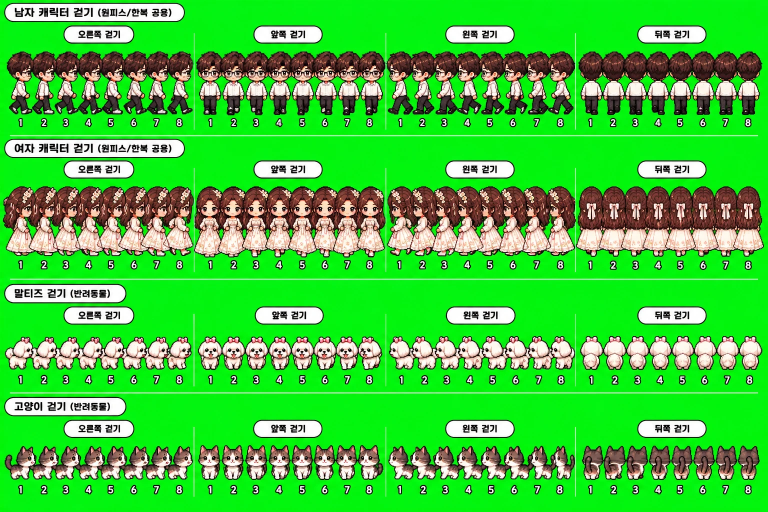
#> input picture parts-raw/sheet_walk.webp, 1536 x 1024 px (shown at 1/2 size)
$ python walk_heads.py
#> lines starting #> are read from the running program, lines starting #| are printed output that depends on the picture
### tools/chroma.py
"""초록 배경(#00FF00) 이미지를 투명 PNG로 바꾸고, 캐릭터만 꼭 맞게 잘라낸다.

사용법:
  python tools/chroma.py 입력.webp 출력.png            # 캐릭터 1명
  python tools/chroma.py 입력.webp 출력.png --split 2  # 나란히 선 여러 명을 각각 저장 (출력-1.png, 출력-2.png)
"""
import argparse
import sys
from pathlib import Path

from PIL import Image


def key_out(img):
    """초록 배경을 투명하게, 가장자리의 초록 번짐을 제거한다."""
    img = img.convert('RGBA')
    px = img.load()
    w, h = img.size
#> w = 1536; h = 1024
    for y in range(h):
        for x in range(w):
            r, g, b, a = px[x, y]
            dom = g - max(r, b)
            if g > 120 and dom > 60:
                px[x, y] = (0, 0, 0, 0)
            elif dom > 25:
                # 경계에 남은 초록빛 제거 (despill) + 살짝 투명하게
                g2 = max(r, b)
                alpha = max(0, min(255, int(255 * (1 - (dom - 25) / 60))))
                px[x, y] = (r, g2, b, alpha)
    return img


# [99 lines left out: functions column_runs, split_widest, drop_specks, crop_tight, main, not called in this run]


# [2 lines that do not run on import are left out]

### tools/walk_heads.py
"""걷기용 옆·뒤 머리 (걷기 시트에서).

- long : 여자 줄의 머리 (긴 머리). 옆·뒤 그대로.
- short: 뒤 = 남자 줄 뒤통수 / 옆 = 여자 옆얼굴에서 목 아래 머리를 자르고 꽃핀을 머리색으로 덮음
         (남자 옆얼굴은 안경이 그려져 있어서 쓰지 않음)
옆모습은 왼쪽을 보는 그림 하나만 저장 → 오른쪽은 실행 중에 뒤집는다.
결과: public/parts/walk/hd_<long|short>_<side|back>.png, parts.json "walkHeads" (anchor = 목 위치)

사용법: python tools/walk_heads.py
"""
import json
import sys
from pathlib import Path

from PIL import Image

sys.path.insert(0, str(Path(__file__).parent))
from chroma import key_out, drop_specks  # noqa: E402
from split_sheet import components  # noqa: E402
from cut_bodies import is_hair  # noqa: E402

ROOT = Path(__file__).resolve().parent.parent
OUT = ROOT / 'public' / 'parts'
ROWS = {'m': ((95, 240), 247, 104 / 247), 'f': ((360, 530), 224, 104 / 224)}
GROUPS = {'right': (0, 388), 'left': (770, 1152), 'up': (1152, 1536)}


def lum(p):
    return 0.299 * p[0] + 0.587 * p[1] + 0.114 * p[2]


def hairish(p):
    return p[0] >= p[1] >= p[2] - 8 and p[0] - p[2] > 20 and lum(p) < 150


def skinp(p):
    return p[3] > 150 and p[0] > 190 and p[1] > 135 and p[0] - p[2] > 30 and p[0] >= p[1] >= p[2] - 10


# [322 lines left out: functions heads_in, mirror_back, merge_side, face_region, swap_face, side_face_points and 2 more, not called in this run]


NECK_AT = 0.68   # 얼굴 앞선→귀 사이에서 목이 붙는 위치


# [37 lines left out: functions side_anchor, shorten, not called in this run]


def main():
    sys.stdout.reconfigure(encoding='utf-8')
    sheet = key_out(Image.open(ROOT / 'parts-raw' / 'sheet_walk.webp'))
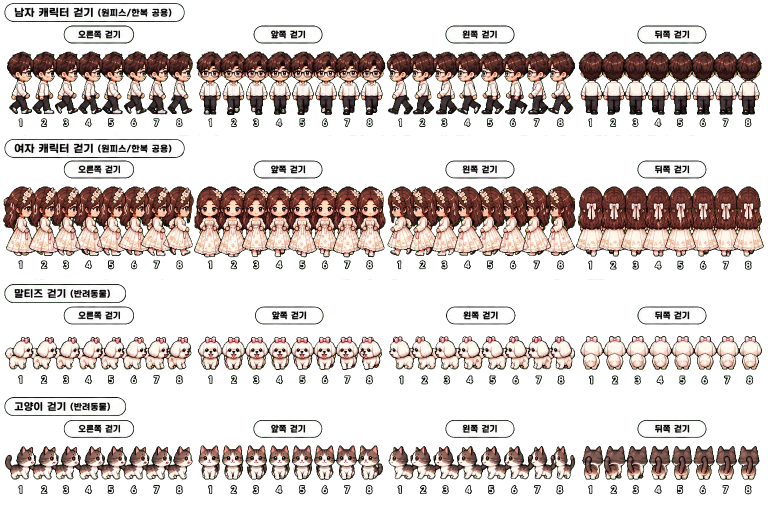
#> sheet: PIL image 1536x1024 RGBA (shown at 1/2 size); mean R, G, B, A 58.6, 50.6, 47.4, 97.1; transparent parts drawn white
#> (the run stopped early here; a loop or call above may not have finished)

$ run again, with parts-raw/sheet_outfit.webp copied over parts-raw/sheet_walk.webp
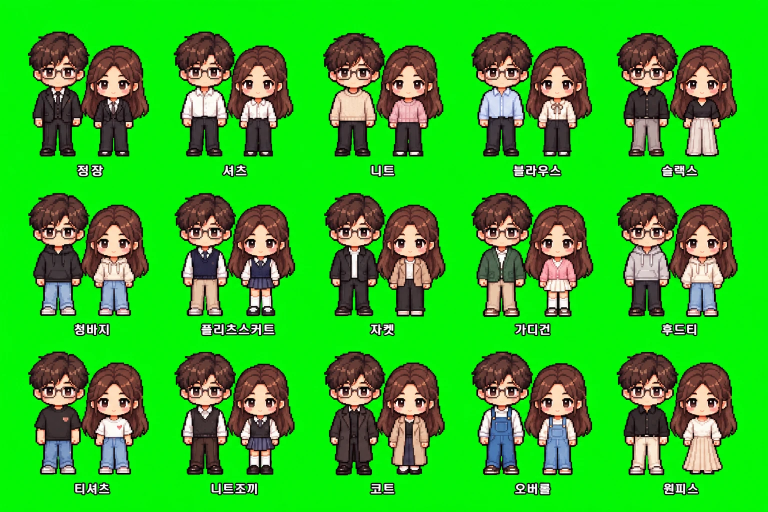
#> input picture parts-raw/sheet_outfit.webp, 1536 x 1024 px (shown at 1/2 size)
#> in main, `sheet = key_out(Image.open(ROOT / 'parts-raw' / 'sheet_walk.webp'))`:
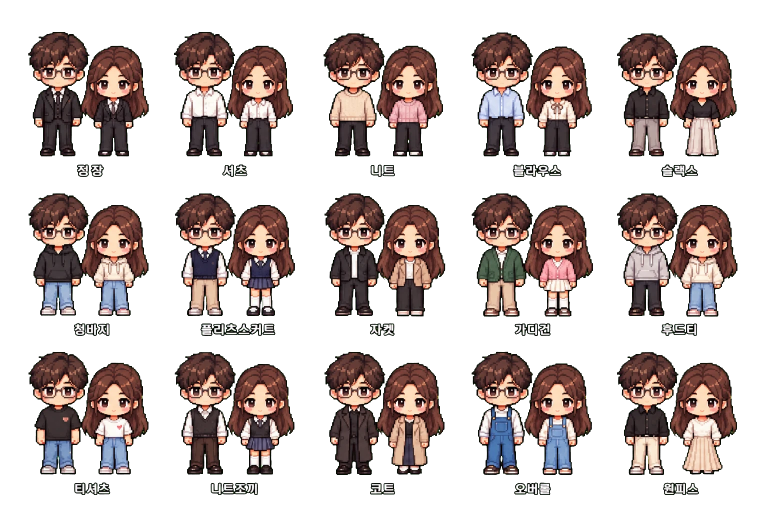
#> sheet: PIL image 1536x1024 RGBA (shown at 1/2 size); mean R, G, B, A 46.6, 35.7, 33.3, 100.7; transparent parts drawn white

$ run again, with parts-raw/sheet_eyes.webp copied over parts-raw/sheet_walk.webp
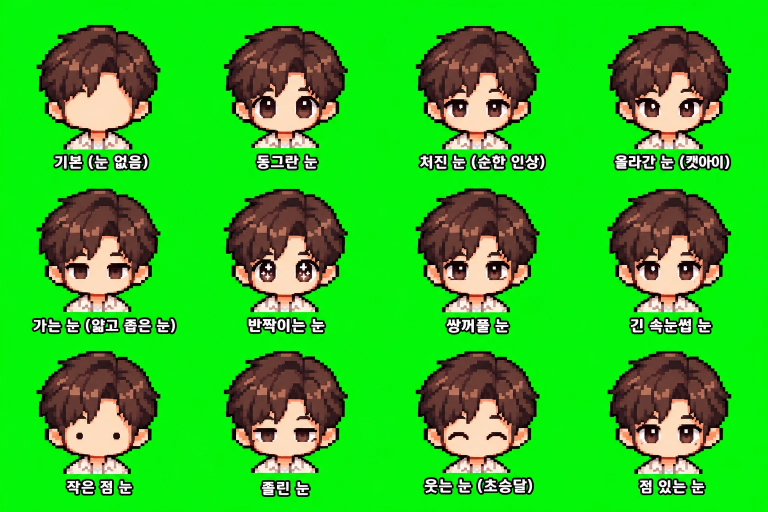
#> input picture parts-raw/sheet_eyes.webp, 1536 x 1024 px (shown at 1/2 size)
#> in main, `sheet = key_out(Image.open(ROOT / 'parts-raw' / 'sheet_walk.webp'))`:
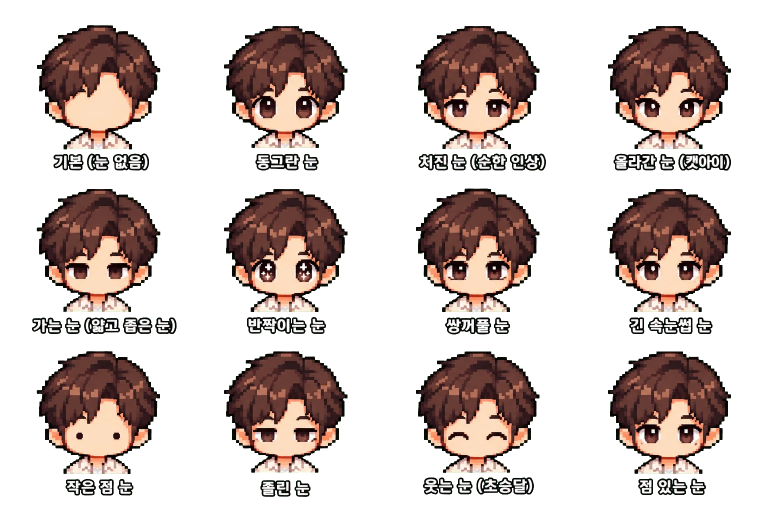
#> sheet: PIL image 1536x1024 RGBA (shown at 1/2 size); mean R, G, B, A 46, 33.9, 30.1, 94; transparent parts drawn white

$ run again, with parts-raw/sheet_dress_pets.webp copied over parts-raw/sheet_walk.webp
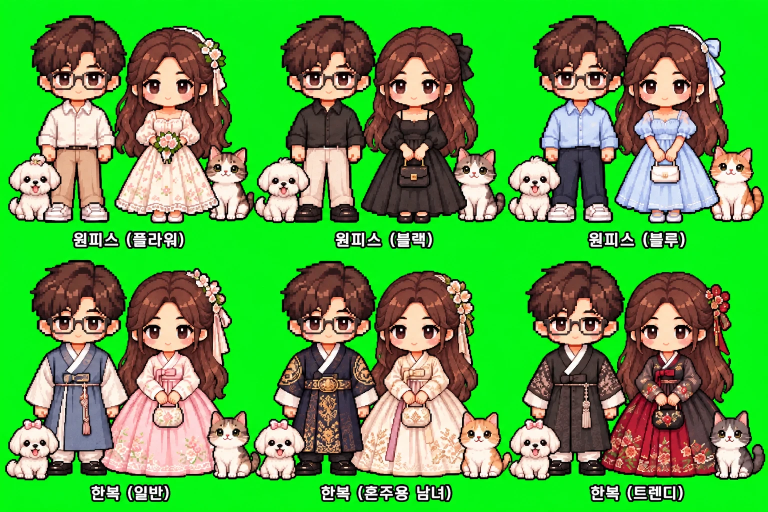
#> input picture parts-raw/sheet_dress_pets.webp, 1536 x 1024 px (shown at 1/2 size)
#> in main, `sheet = key_out(Image.open(ROOT / 'parts-raw' / 'sheet_walk.webp'))`:
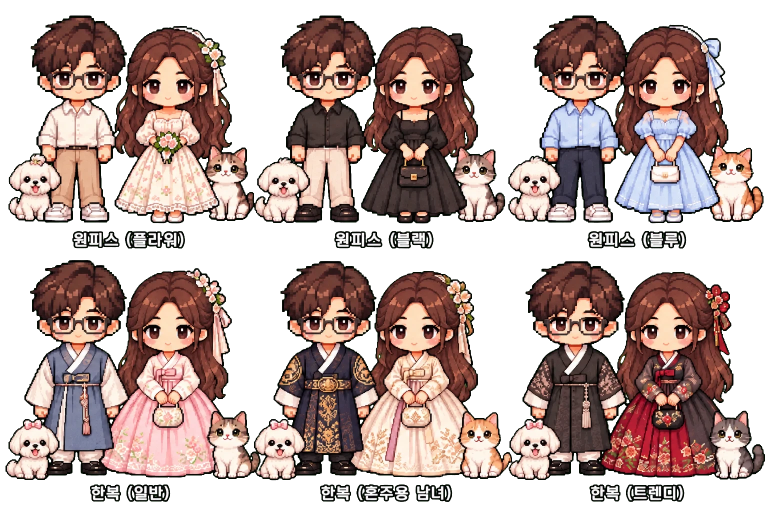
#> sheet: PIL image 1536x1024 RGBA (shown at 1/2 size); mean R, G, B, A 86.7, 67.2, 62.7, 152.9; transparent parts drawn white
